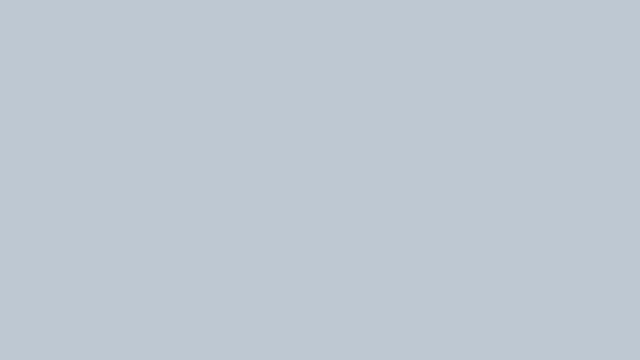
Frame 1 (no input)
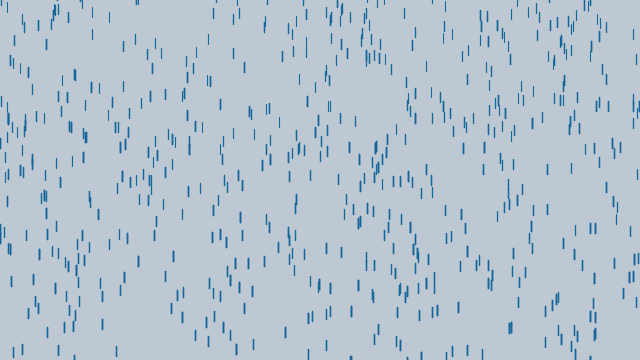
Frame 60 (the mouse pressed at the canvas centre just before this capture)
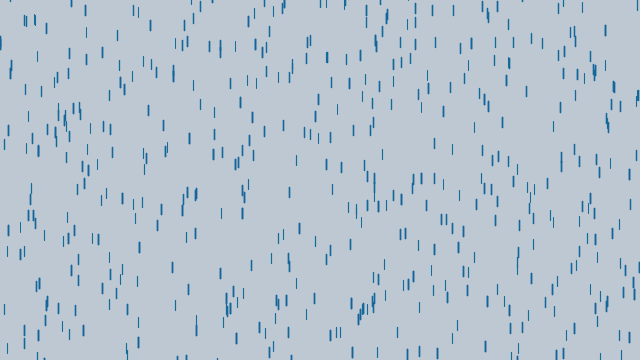
Frame 120 (the mouse held since frame 60 and released just before this capture)

The Processing sketch that drew these frames (run headless with seeded random() and noise(); from frame 60 on, the mouse is pressed at the canvas centre):

// Processing sketch: Rain
// ── Rain.pde
Drop[] drops = new Drop[1000];

void setup() {
  size(640,360);
  for (int i = 0; i < drops.length; i++) {
    drops[i] = new Drop();
  }
}

void draw() {
  background(190,200,210);
  for (int i = 0; i < drops.length; i++) {
    drops[i].fall();
    drops[i].show();
  }
}
// ── Drop.pde
class Drop {
  float x = random(width);
  float y = random(-500,-50);
  float z = random(0,20);
  float yspeed = map(z,0,20,2,5);
  float len = map(z, 0, 20, 10, 20);
  
  void fall() {
    y = y + yspeed;
    float grav = map(z,0,20,0,0.2);
    yspeed = yspeed + grav;
    
    if (y > height) {
       y = random(-500,-50);
       yspeed = map(z,0,20,2,5);
    }
  }
  
  void show() {
    float thick = map(z,0,20,1,2);
    strokeWeight(thick);
    stroke(20,100 + map(z,0,20,10,0),155);
    line(x,y,x,y+10);
    
  }
}
